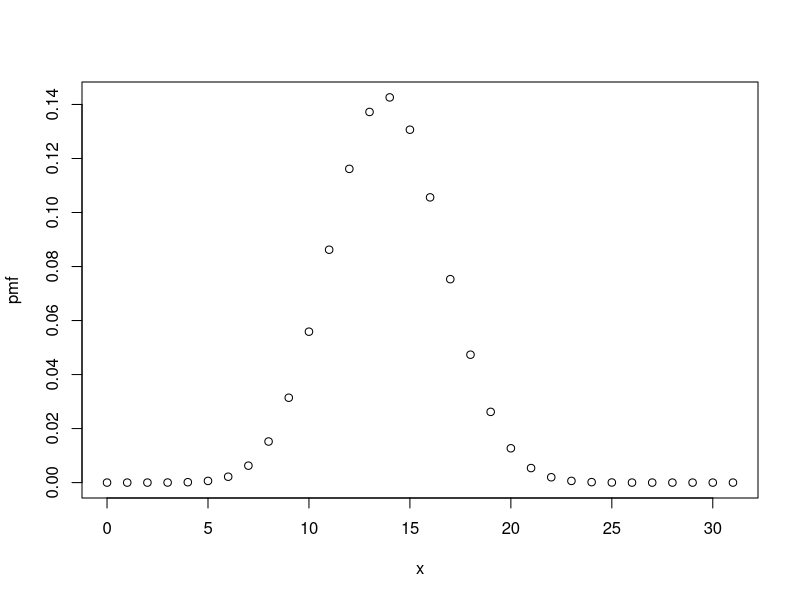
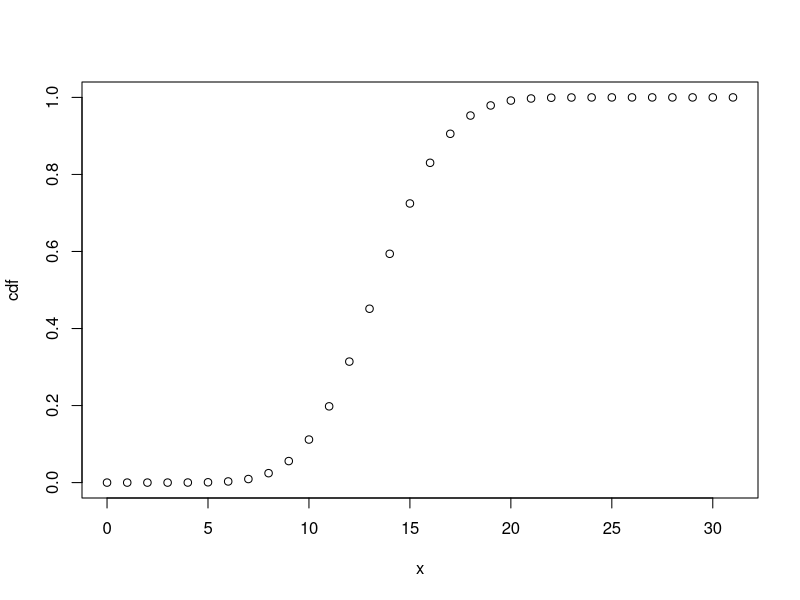
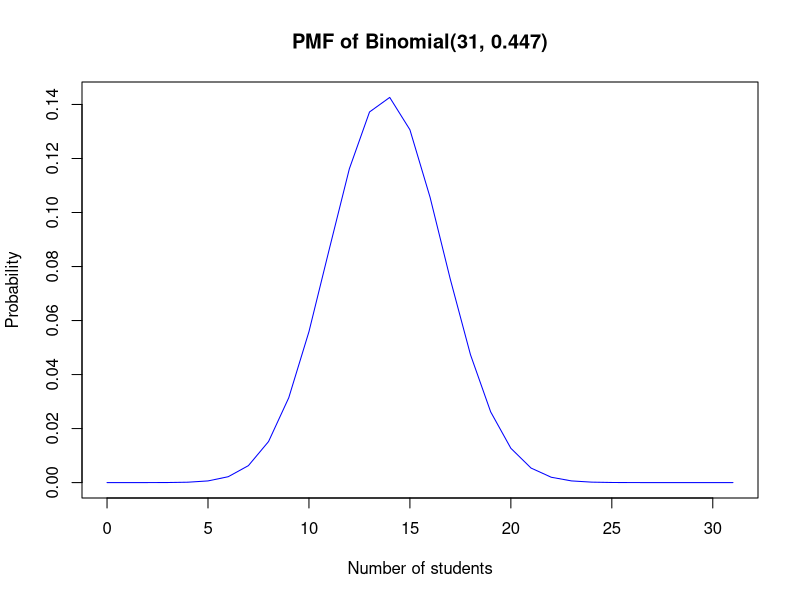

Write R code to recreate these figures, in order.
# q1

## method 1: using pbinom

print(pbinom(9, 12, 1/6) - pbinom(6, 12, 1/6)) # pbinom is cumulative, we do this as we want the probability  
                                              ## of X=7 or 8 or 9, so X cant be >=7, thus we subtract all 
                                              ## cases of X<=6  

## or we can calculate individually for 7, 8 and 9

print(
  pbinom(9, 12, 1/6) - pbinom(8, 12, 1/6) + 
    pbinom(8, 12, 1/6) - pbinom(7, 12, 1/6) + 
    pbinom(7, 12, 1/6) - pbinom(6, 12, 1/6)
)


#q2

print(pnorm(84,72,15.2,lower.tail = FALSE))

#q3

print(ppois(50,50)-ppois(47,50))

#OR
lambda<-10*5
d<-c(48,49,50)
print(sum(dpois(d,lambda = lambda)))

#q4

print(dhyper(3,17,233,5))

#q5

# a) binom distribution

# b)

x = seq(0,31)
pmf = c()

for(i in 1:length(x)){
  pmf[i] = dbinom(x[i], 31, 0.447)
}
print(pmf)
plot(x, pmf)

#c) 
cdf = c()

for(i in 1:length(x)){
  cdf[i] = pbinom(x[i], 31, 0.447)
}
print(cdf)
plot(x, cdf)

#d)

n = 31
p = 0.447
mean = n*p
var = n*p*(1-p)
stdev = sqrt(var)

print(mean)
print(var)
print(stdev)

x = 0:31 # Possible number of successes (0 to 31)
pmf_values = dbinom(x, size = 31, prob = 0.447)
print(pmf_values)
plot(x, pmf_values, type = "l", col = "blue", main = "PMF of Binomial(31, 0.447)", xlab = "Number of students", ylab = "Probability")



